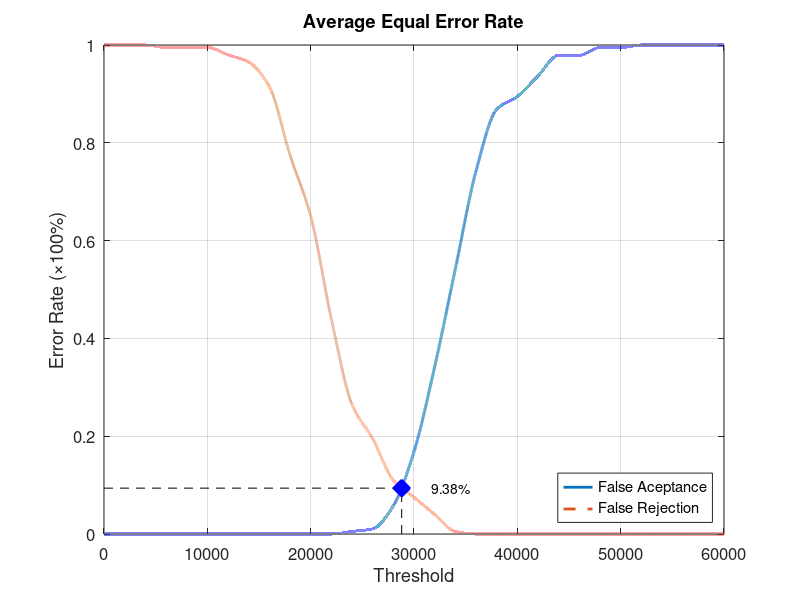
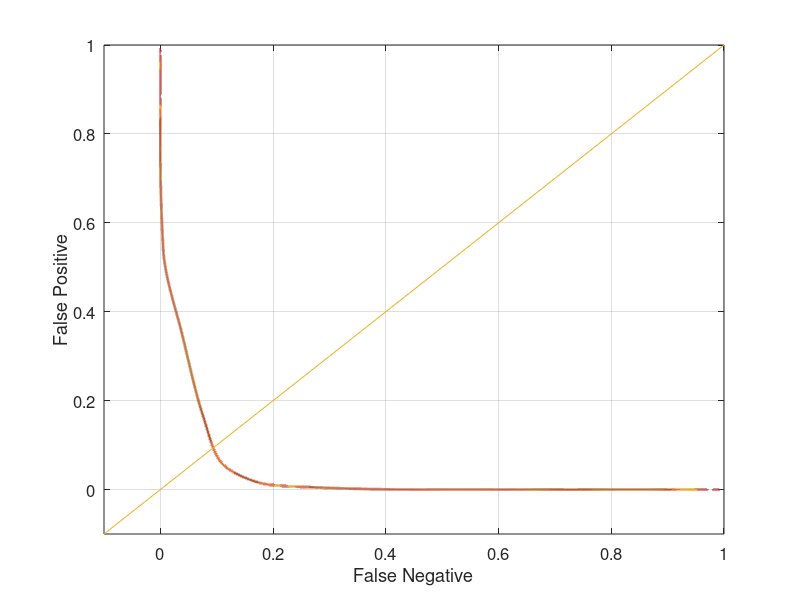

Recreate these plots in MATLAB, in order.
function yEER = Database5_1
close all;
clear;
clc;
x = 0:2000:60000;
xq = 0:0.5:60000;

y0 = [0 0 0 0 0 0 0 0 0 0 0 0 0.00526316 0.0105263 0.0578947 0.168421 0.342105 0.542105 0.742105 0.868421 0.894737 0.936842 0.978947 0.978947 0.994737 0.994737 1 1 1 1 1];
yy0 = interp1(x, y0, xq, 'pchip');
y1 = [1 1 1 0.995 0.995 0.995 0.98 0.965 0.915 0.775 0.65 0.44 0.265 0.195 0.11 0.075 0.04 0.005 0 0 0 0 0 0 0 0 0 0 0 0 0];
yy1 = interp1(x, y1, xq, 'pchip');

% Calculating EER: 
y2 = abs(y0 - y1);
find(y2 == min(y2))
yy2 = abs(yy0 - yy1);
xEER = find(yy2 == min(yy2));
xEERIndex = xq(xEER) % X-axis EER
yEER = yy0(xEER) % Y-axis EER

main = figure
plot(xq, yy0,'-','LineWidth', 2);	hold on
plot(xq, yy1,'--','LineWidth', 2);	hold on
plot([xEERIndex xEERIndex], [0 yEER], 'k--');	hold on
plot([0 xEERIndex], [yEER yEER], 'k--');	hold on
plot(xEERIndex, yEER, 'bx', 'LineWidth', 10);	hold on
text(xEERIndex + 10 * xEERIndex / 100, yEER, [num2str(round((10000 * yEER)) / 100) '%'])
legend('False Aceptance', 'False Rejection', 'Location', 'SouthEast')
xlabel('Threshold')
ylabel('Error Rate (\times100%)')
title('Average Equal Error Rate')
set(gca, 'FontSize', 12)
axis([0 60000 0 1])
grid on

print(main, 'Database5_1Main', '-dpng');
FNRxFPR = figure('Color', [1 1 1]);
plot(yy1, yy0, '-', yy1, yy0, 'LineWidth', 2);
hold on
y = -0.1:0.1:1
plot(y, y); 
set(gca, 'FontSize', 12)
xlabel('False Negative')
ylabel('False Positive')
axis([-0.1 1 -0.1 1])
set(gca, 'FontSize', 12)
grid on

print(FNRxFPR, 'Database5_1FNRxFPR','-dpng');
end
